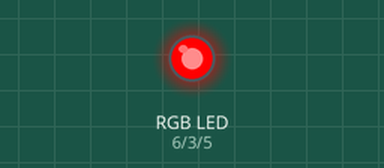
Bench run of a sketch on a simulated Arduino Uno, built with avr-gcc and run on an emulated ATmega328P. Parts: an RGB LED mixed from three pins (HIGH = lit). What the sketch prints to the serial monitor is not drawn.

Above: at 0.1 s.
At 6.1 s:
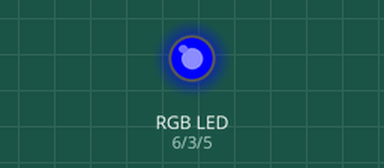
At 9.1 s:
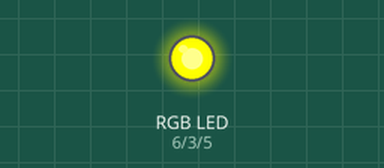
At 18.1 s:
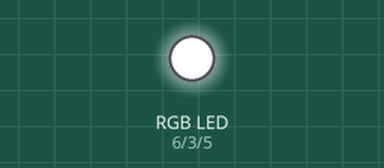
At 27.1 s:
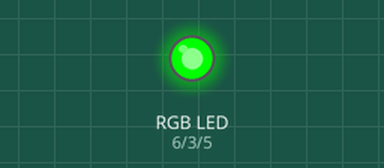
At 36.1 s:
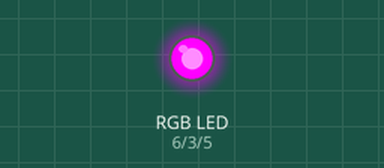
Timing chart, 0 to 40.0 s (numbered marks = the images above):
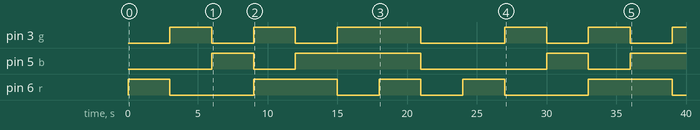

The sketch:

rgbled.ino
```cpp
int r = 6;
int g = 3;
int b = 5;

int w=8;
int h=3;
int matrix[8][3] = {
  1, 0, 0, // rot
  0, 1, 0, // gruen
  0, 0, 1, // blau
  1, 1, 0, //
  1, 0, 1,
  0, 1, 1,
  1, 1, 1,
  0, 0, 0,
};

boolean do_show_color = true;

void setup() {
  // put your setup code here, to run once:
  pinMode(r, OUTPUT);
  pinMode(g, OUTPUT);
  pinMode(b, OUTPUT);

  Serial.begin(9600);
  Serial.print(HIGH);

}

void loop() {
  // put your main code here, to run repeatedly:

  int thesize = sizeof(matrix)/sizeof(int);

  for(int x=0; x < w; x++) {
    for(int y=0; y < h; y++) {
      if(do_show_color) {
        show_color(matrix[x]);
      }
    }
  }
}

void show_color(int rgb[]) {
  digitalWrite(r, rgb[0]);
  digitalWrite(g, rgb[1]);
  digitalWrite(b, rgb[2]);
  delay(1000);
}
```

Measured:
- by itself, pin 3 (g): LOW → HIGH at 3.0 s, → LOW 3.0 s later, → HIGH 3.0 s later, → LOW 3.0 s later, … (11 changes in this stretch)
- by itself, pin 5 (b): goes HIGH 3.0 s, LOW 3.0 s, HIGH 9.0 s, LOW 9.0 s, HIGH 3.0 s, LOW 3.0 s, then HIGH
- by itself, pin 6 (r): LOW → HIGH at 0.00 s, → LOW 3.0 s later, → HIGH 6.0 s later, → LOW 6.0 s later, … (10 changes in this stretch)
